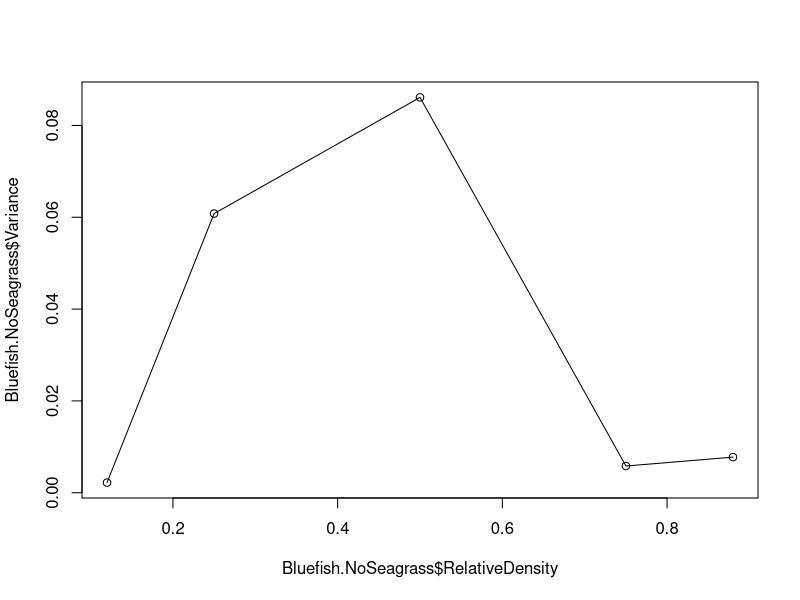
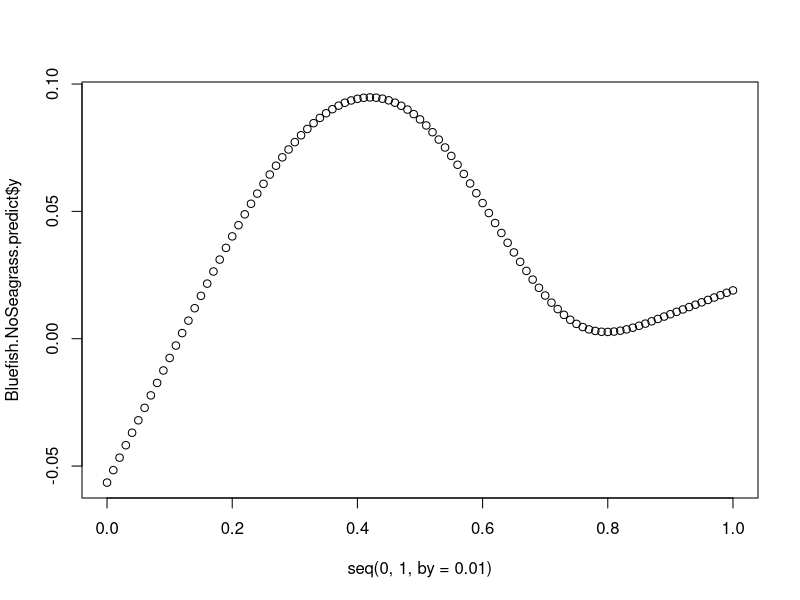
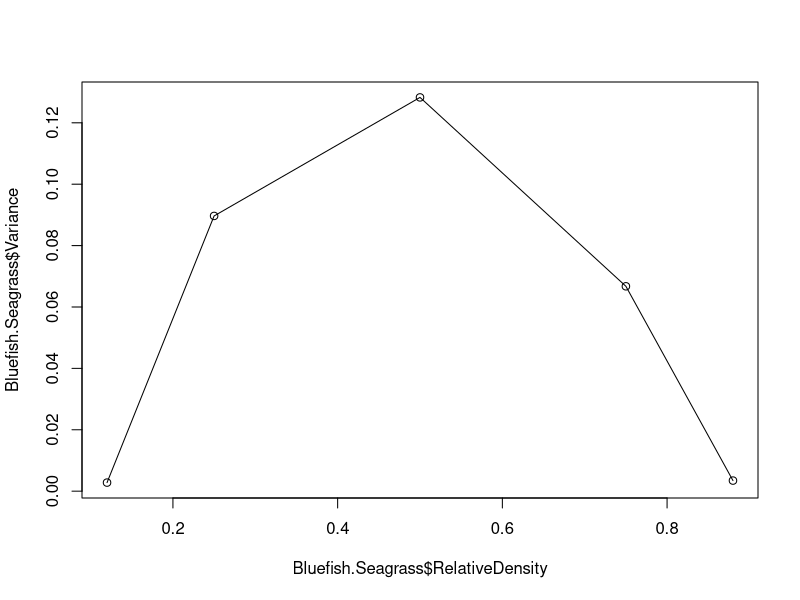
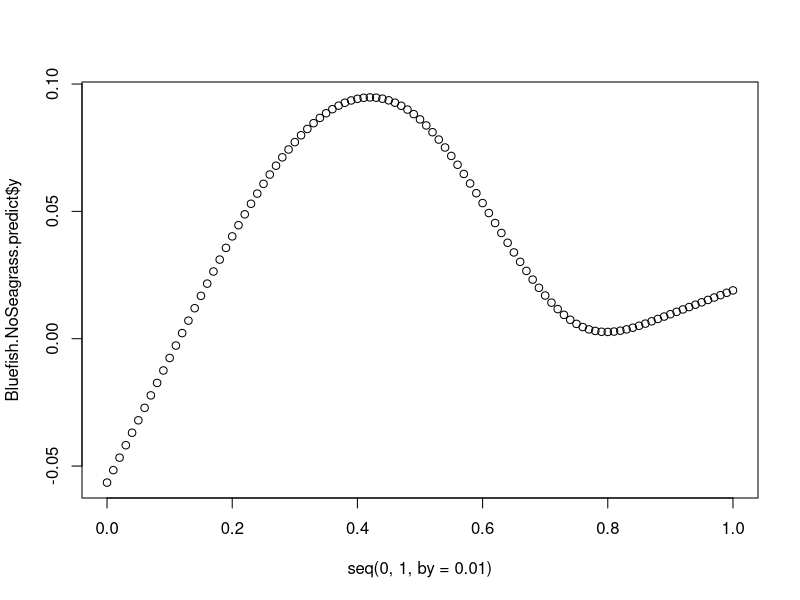
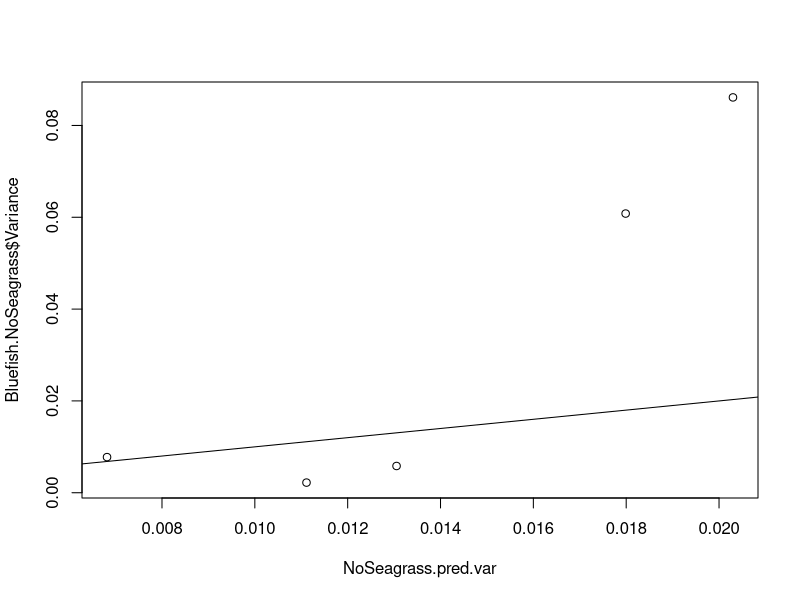
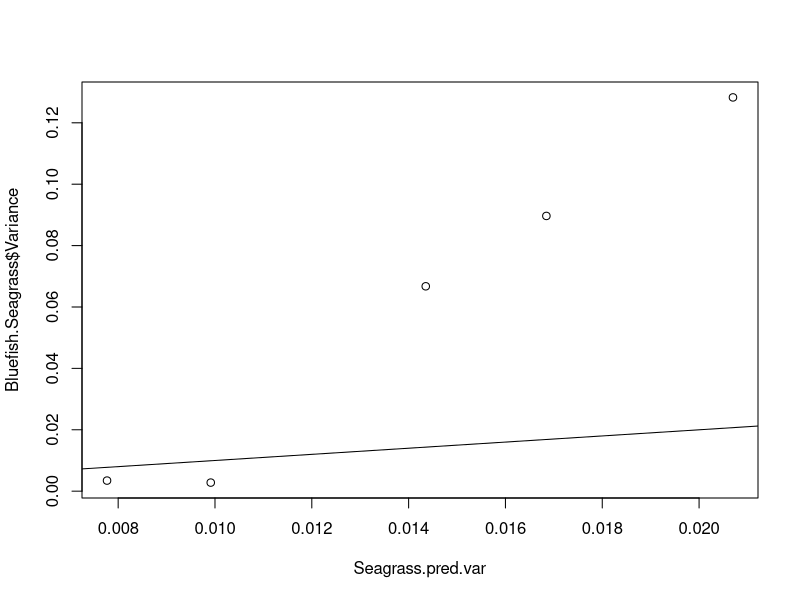

The R script that drew these images, in order:
### getting data from Buckel 2000 on bluefish

### set working directory

setwd('/media/kyle/KEC_External/Documents/Data/SwitchingAndIndVar/DataFromGraphs/')

### load libraries

library(dplyr)

### load data for bluefish with no seagrass

Bluefish.NoSeagrass <- read.csv('Buckel2000BluefishNoSeagrass.csv')

### load data for bluefish with seagrass

Bluefish.Seagrass <- read.csv('Buckel2000BluefishSeagrass.csv')

colnames(Bluefish.Seagrass)[1] <- 'RelativeDensity'

# relative preferences from 1:1 treatment

# no seagrass = 0.58

# seagrass = 0.54

### Need to calculate variances from standard errors

# standard error is standard deviation divided by sqrt of the sample size SE = sigma/sqrt(n)
# So, variance is (SE*sqrt(n))^2

Bluefish.NoSeagrass$Variance <- (Bluefish.NoSeagrass$StandardError*sqrt(3))^2

Bluefish.Seagrass$Variance <- (Bluefish.Seagrass$StandardError*sqrt(3))^2

### fit splines to data to find where the maximum variance occurs

Bluefish.NoSeagrass.spline <- smooth.spline(x = Bluefish.NoSeagrass$RelativeDensity, y = Bluefish.NoSeagrass$Variance)

plot(x = Bluefish.NoSeagrass$RelativeDensity, y = Bluefish.NoSeagrass$Variance)
lines(x = Bluefish.NoSeagrass.spline$x, y = Bluefish.NoSeagrass.spline$y)

Bluefish.NoSeagrass.predict <- predict(Bluefish.NoSeagrass.spline, x = seq(0, 1, by = 0.01))

plot(x = seq(0, 1, by = 0.01), y = Bluefish.NoSeagrass.predict$y)

### where does maximum occur?

Bluefish.NoSeagrass.predict$x[which(Bluefish.NoSeagrass.predict$y == max(Bluefish.NoSeagrass.predict$y))]

### now for seagrass

Bluefish.Seagrass.spline <- smooth.spline(x = Bluefish.Seagrass$RelativeDensity, y = Bluefish.Seagrass$Variance)

plot(x = Bluefish.Seagrass$RelativeDensity, y = Bluefish.Seagrass$Variance)
lines(x = Bluefish.Seagrass.spline$x, y = Bluefish.Seagrass.spline$y)

Bluefish.Seagrass.predict <- predict(Bluefish.Seagrass.spline, x = seq(0, 1, by = 0.01))

plot(x = seq(0, 1, by = 0.01), y = Bluefish.NoSeagrass.predict$y)

### where does the maximum occur?

Bluefish.Seagrass.predict$x[which(Bluefish.Seagrass.predict$y == max(Bluefish.Seagrass.predict$y))]

### Now want to try to predict the magnitude of the variances 

# function to calculate p's

calcp <- function(rel.pref, rel.density) {
  rel.pref*rel.density/(rel.pref*rel.density + ((1 - rel.pref) * (1 - rel.density)))
}

# no seagrass

Bluefish.NoSeagrass.p <- calcp(rel.pref = 0.58, rel.density = Bluefish.NoSeagrass$RelativeDensity)

# seagrass

Bluefish.Seagrass.p <- calcp(rel.pref = 0.54, rel.density = Bluefish.Seagrass$RelativeDensity)

### what are the n's? Functional response experiments suggest 12 ... 

n <- 12

### predicted variances 

# no seagrass

NoSeagrass.pred.var <- Bluefish.NoSeagrass.p*(1-Bluefish.NoSeagrass.p)/12

plot(x = NoSeagrass.pred.var, y = Bluefish.NoSeagrass$Variance)
abline(a = 0, b = 1)

# seagrass

Seagrass.pred.var <- Bluefish.Seagrass.p*(1 - Bluefish.Seagrass.p)/12

plot(x = Seagrass.pred.var, y = Bluefish.Seagrass$Variance)
abline(a = 0, b = 1)

### calculate CI's for the predicted variances

GenCI <- function(p.vec, n.samples, n.events, n.sim) {
  
  quant.data <- matrix(nrow = length(p.vec), ncol = 3)
  
  for(j in 1:length(p.vec)){
    mat <- matrix(nrow = n.sim, ncol = n.samples)
    for(i in 1:n.sim){
      mat[i,] <- rbinom(n = n.samples, size = n.events, prob = p.vec[j])
    }
    prop.mat <- mat/n.events
    var.vec <- apply(prop.mat, 1, var)
    quant.data[j, ] <- c(p.vec[j], quantile(var.vec, probs = c(0.025, 0.975)))
  }
  quant.data
}

# No Seagrass

GenCI(p.vec = Bluefish.NoSeagrass.p, n.samples = 3, n.events = 12, n.sim = 10000)

# Seagrass

GenCI(p.vec = Bluefish.Seagrass.p, n.samples = 3, n.events = 12, n.sim = 10000)





















